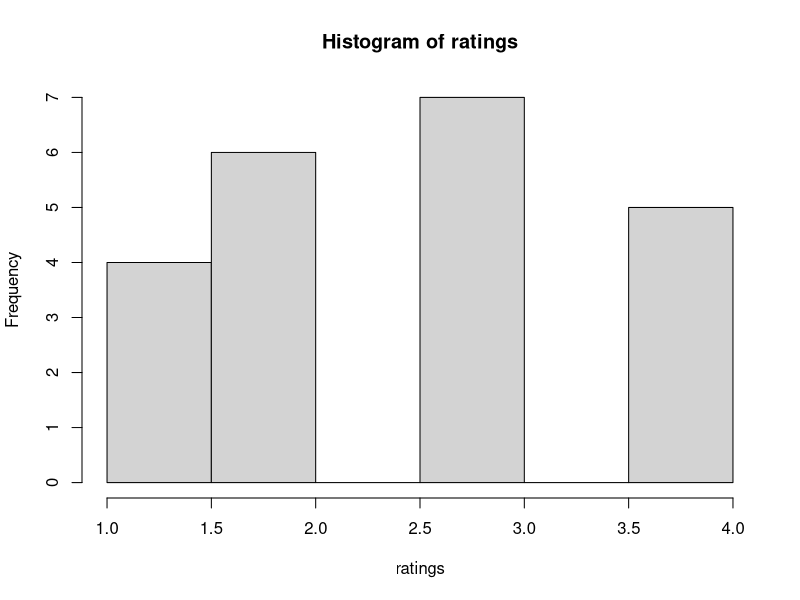
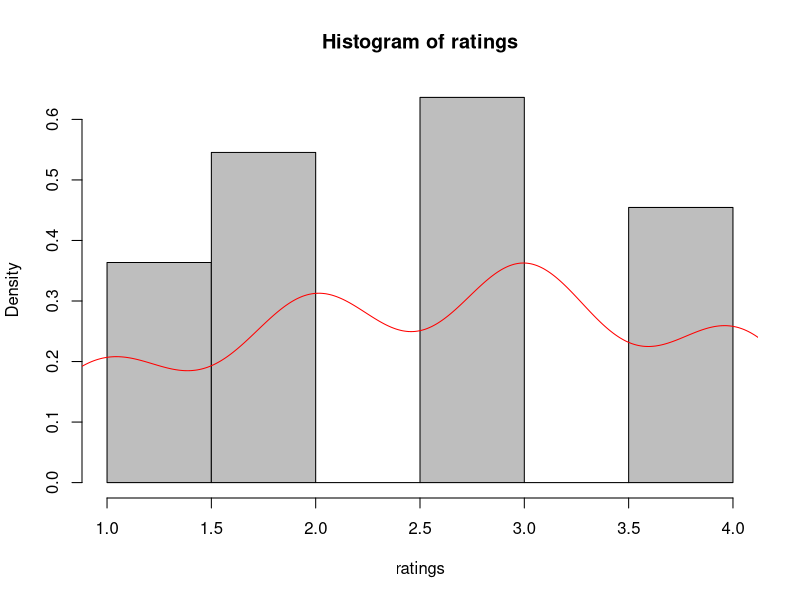
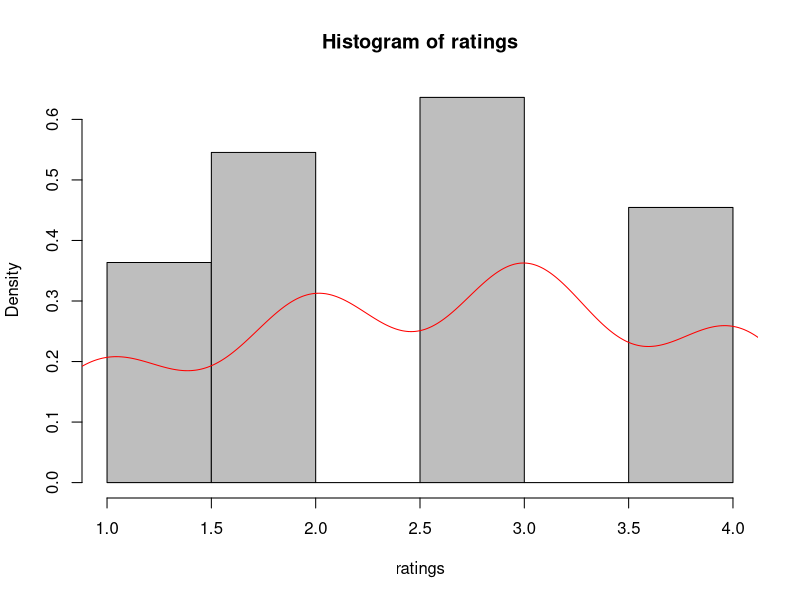
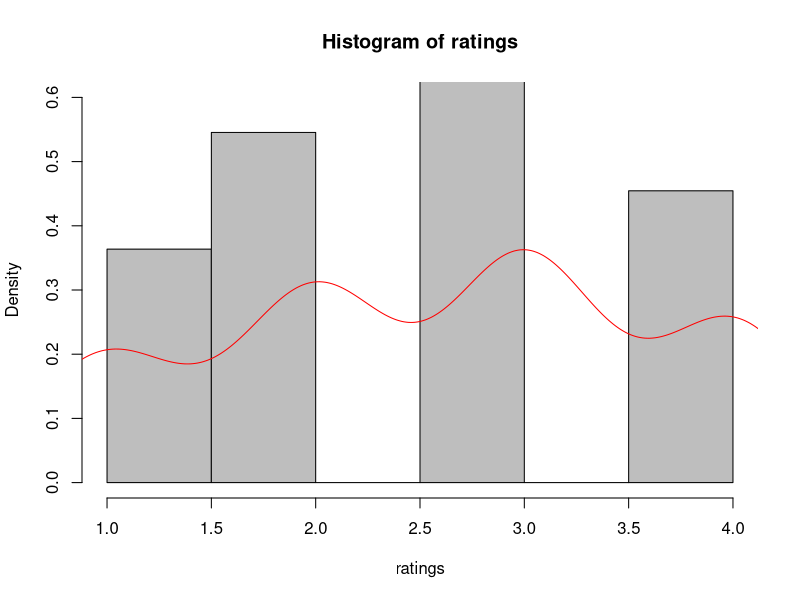
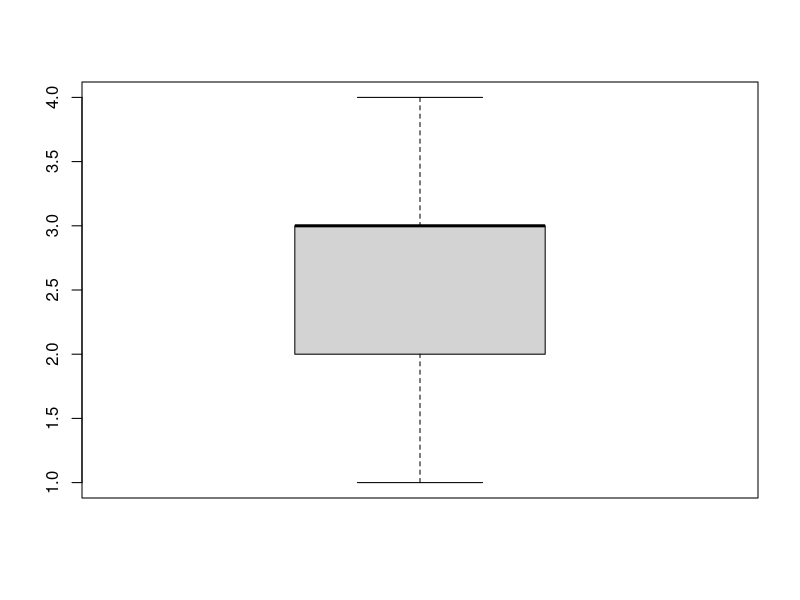
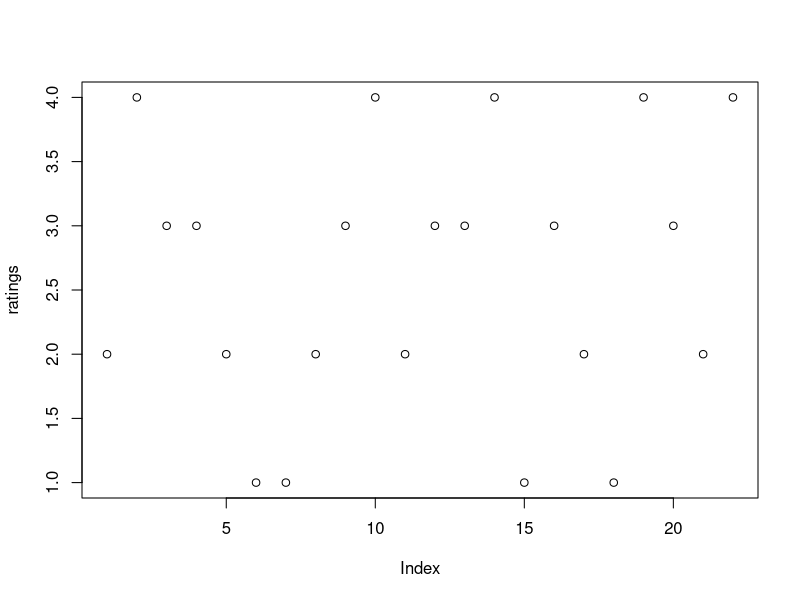
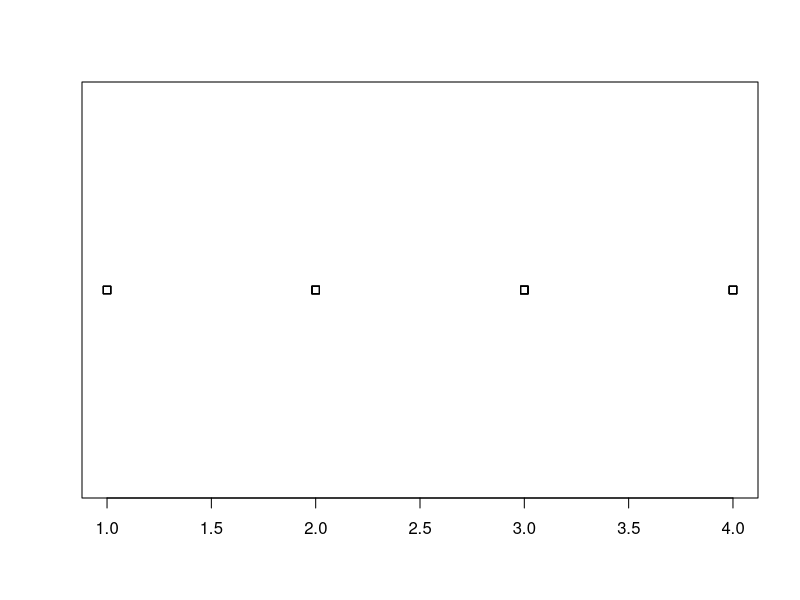
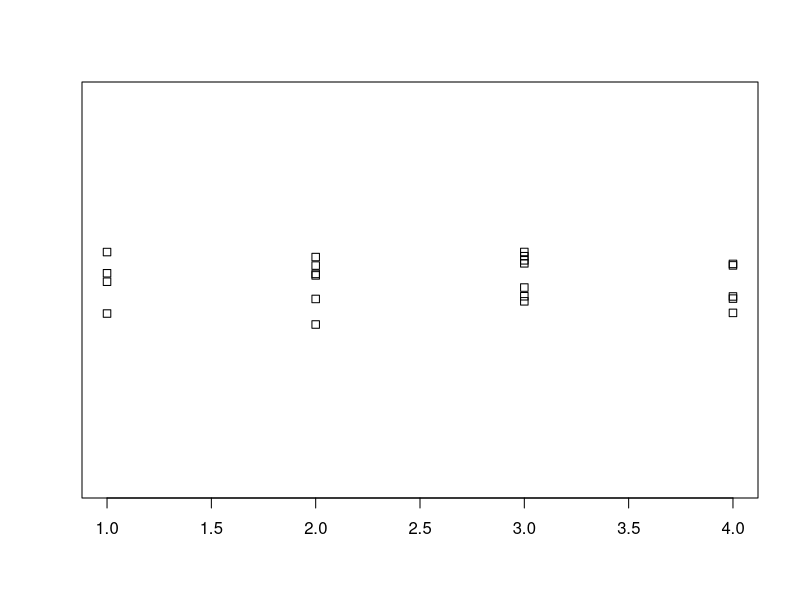

Generate these figures, in order, with R:
ratings <- c(2,4,3,3,2,1,1,2,3,4,2,3,3,4,1,3,2,1,4,3,2,4)
length(ratings)
summary(ratings)

hist(ratings)
hist(ratings,prob=TRUE,col="grey")

#Another useful way to visualize quantitative data, is to 
#use density estimate, its the emphirical way of estimating data
lines(density(ratings),col="red")

hist(ratings,probability=TRUE,col="grey")
lines(density(ratings),col="red")

hist(ratings,probability=TRUE,col="grey",ylim=c(0,0.6))
lines(density(ratings),col="red")

boxplot(ratings)
plot(ratings)

stripchart(ratings)
stripchart(ratings,method="jitter")
stripchart(ratings,method="stack")

